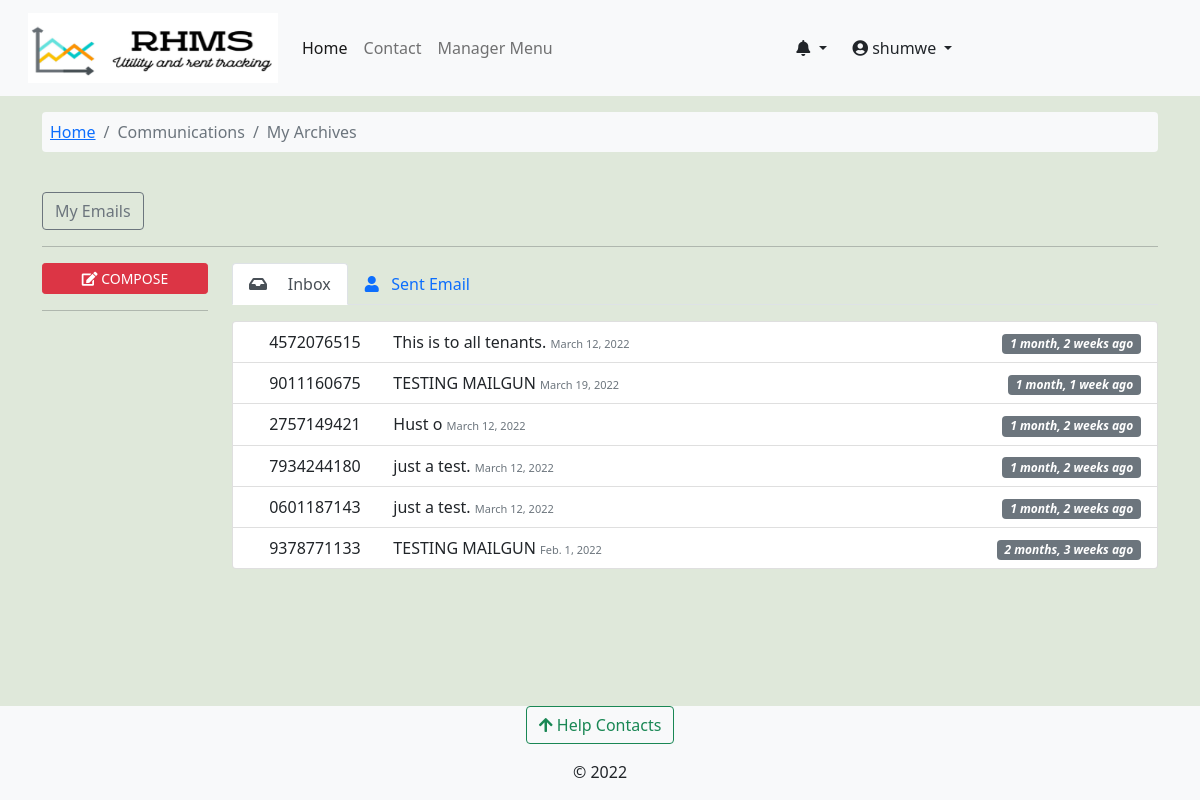
The app's page /core/email_archive_view/niagra-bumnsd-sd-djks/my_mails/shumwe/ (signed in) with its own data.
### accounts/models.py (models this page shows, shortened)
class User(AbstractUser):
    avatar = models.ImageField(upload_to=get_avatar_path, default='no-avatar.png')
    is_verified = models.BooleanField(default=False)
    is_tenant = models.BooleanField(default=False)
    is_manager = models.BooleanField(default=False)

### core/models.py (models this page shows, shortened)
class ManagerTenantCommunication(models.Model):
    ref_number = models.CharField(max_length=12, unique=True, null=True, blank=True)
    sent_to = models.ManyToManyField(Tenants,blank=True)
    send_to_all = models.BooleanField(default=False)
    sent_by = models.ForeignKey(Managers, on_delete=models.CASCADE)
    building = models.ForeignKey(Building, on_delete=models.CASCADE)
    subject = models.CharField(max_length=100)
    body = models.TextField()
    created = models.DateTimeField(default=datetime.datetime.now)
    updated = models.DateTimeField(auto_now=True)
    retract = models.BooleanField(default=False)
    class Meta:
        verbose_name_plural = 'Archives | Manager E-Mails'

### core/views.py (the view)
# urls.py: path('email_archive_view/<slug:building_slug>/my_mails/<slug:username>/', views.my_mails, name='my_mails'),
@login_required
def my_mails(request,building_slug,username):
    building = Building.objects.get(slug=building_slug)
    user = request.user
    if not user.is_tenant:
        return redirect('profile')
    else:
        tenant = Tenants.objects.get(associated_account__username=username)
        type_click = request.GET.get('type', 'inbox')
        if 'sent' in type_click:
            mails = TenantEmails.objects.filter(sent_by=tenant,building=building).order_by('-created')[:14]
        elif 'inbox' in type_click:
            general_mails = ManagerTenantCommunication.objects.filter(building=building,send_to_all=True,retract=False
                                                                      ).order_by('-created')[:7]
            my_mails = ManagerTenantCommunication.objects.filter(sent_to=tenant,retract=False
                                                                 ).order_by('-created')[:7]
            mails = general_mails|my_mails
        else:
            messages.info(request, 'Action forbidden!!! Redirected to inbox.')
            return redirect('core:my_mails', building_slug=building.slug, username=tenant.associated_account.username)
    context = {
        'mails': mails,'building':building,'tenant':tenant,
        }
    return render(request, 'core/my_email_archive_list.html', context)

### accounts/context_processors.py (called while the page is built)
def get_notifications(request):
    user = request.user
    if user.is_authenticated:
        notifications = UserNotifications.objects.filter(
            user_id=user).order_by('-created')[:7]
        return dict(notifications=notifications)
    else:
        return {'false': False}

### complaints/context_processors.py (called while the page is built)
def get_contacts(request):
    user = request.user
    if user.is_authenticated:
        if user.is_tenant:
            tenant = Tenants.objects.get(associated_account=user)
            building = Building.objects.get(id=tenant.rented_unit.building_id)
            contacts = HelpContacts.objects.filter(associated_building=building)
            return dict(contacts=contacts)
        elif user.is_manager:
            contacts = HelpContacts.objects.all()
            return dict(contacts=contacts)
        else:
            contacts = HelpContacts.objects.filter(make_publicly_available=True)
            return dict(contacts=contacts)
    else:
        contacts = HelpContacts.objects.filter(make_publicly_available=True)
        return dict(contacts=contacts)

### rental_property/context_processors.py (called while the page is built)
def my_managed_buildings(request):
    user_instance = request.user
    if user_instance.is_authenticated:
        manager_instance = Managers.objects.filter(associated_account=user_instance)[:1]
        managed_buildings = Building.objects.filter(manager=manager_instance)
        return dict(managed_buildings=managed_buildings)
    else:
        return {'False': False,}

### core/templates/core/my_email_archive_list.html (shortened to what this page needs)
{% extends 'base.html' %}
{% load humanize %}
{% block content %}
<nav class="container mt-3">
    <ol class="breadcrumb bg-light p-2 rounded-2">
        <li class="breadcrumb-item "><a href="{% url 'operational-buildings' %}">Home</a></li>
        <li class="breadcrumb-item active">Communications </li>
        <li class="breadcrumb-item active"> My Archives </li>
    </ol>
  </nav>
<div class="container mt-4 mb-4">
    <div class="row">
        <div class="col-sm-3 col-md-2">
            <div class="btn-group">
                <button type="button" class="btn btn-outline-secondary">
                    My Emails
                </button>
            </div>
        </div>
        </div>
    <hr />
    <div class="row ml-2">
        <div class="col-sm-3 col-md-2">
            <a href="{% url 'core:send_email_to_manager' building.slug tenant.associated_account.username %}" class="col-12 btn btn-danger btn-sm btn-block" role="button">
                <em class="fa fa-edit"></em> COMPOSE</a>
            <hr />
        </div>
        <div class="col-sm-9 col-md-10">
            <ul class="nav nav-tabs mb-3">
                <li class="nav-item">
                    <a class="nav-link active" href="?type=inbox">
                    <span class="fa fa-inbox"> </span> &nbsp;&nbsp;&nbsp; Inbox</a>
                </li>
                <li class="nav-item">
                    <a class="nav-link" href="?type=sent">
                    <span class="fa fa-user"></span>&nbsp;&nbsp;&nbsp;Sent Email</a>
                </li>
            </ul>
            <div>
                <div class="active">
                    <div class="list-group">
                        {% for c in mails %}
                        <a href="
                        {% if c.body %}
                        {% url 'core:my_archive_details' building.slug tenant.associated_account.username c.ref_number %}
                        {% else %}
                        {% url 'core:view_tenant_archive' building.slug tenant.associated_account.username c.ref_number %}
                        {% endif %}"
                        class="list-group-item">
                            <span class="fa fa-star-o"></span>
                            <span class="name" style="min-width: 120px; display: inline-block;">{{c.ref_number}} </span>
                                <span class="">{{ c.subject }}</span>
                                <span class="text-muted" style="font-size: 11px;"> {{c.created|naturalday}} </span>
                                <span class="pull-right">
                                    <em class="badge bg-secondary">{{ c.created|naturaltime }}</em>
                            </span>
                        </a>
                        {% empty %}
                        <div class="bg-danger">
                            <p class="strong"> Sorry, there's nothing to display.</p>
                        </div>
                        {% endfor %}
                    </div>
                </div>
            </div>
        </div>
    </div>
</div>
{% endblock content %}

### templates/base.html (shortened to what this page needs)
<!doctype html>
<html lang="en">
  {% load static %}
  {% load i18n %}
  <head>
    {% load pwa %}
    <link href="https://cdn.jsdelivr.net/npm/bootstrap@5.0.2/dist/css/bootstrap.min.css" rel="stylesheet">
    <link type="text/css" href="{% static 'css/main.css' %}" rel="stylesheet">
    <link rel="stylesheet" href="https://cdnjs.cloudflare.com/ajax/libs/font-awesome/4.7.0/css/font-awesome.min.css">
    <link rel="stylesheet" href="https://pro.fontawesome.com/releases/v5.11.2/css/all.css">
  </head>
  <body class="d-flex flex-column min-vh-100" style="background-color: #dfe8da;">
    <nav class="navbar navbar-expand-lg navbar-light bg-light" aria-label="main-nav">
        <div class="container-fluid">
          <a class="navbar-brand align" href="{% url 'operational-buildings' %}">
                <div class="d-flex">
                    <div class="ms-3 d-flex flex-column">
                      <img src="{% static 'img/rhms_logo2.png' %}" alt="logo" width="250" height="70"/>
                    </div>
                </div>
            </a>
            <div class="collapse navbar-collapse" id="mynav">
                <ul class="navbar-nav mb-lg-0">
                    <li class="nav-item"> <a class="nav-link active" aria-current="page" href="{% url 'operational-buildings' %}">Home</a> </li>
                    <li class="nav-item"> <a class="nav-link" aria-current="page" href="{% url 'core:contact' %}">Contact</a> </li>
                    {% if user.is_manager %}
                    <li class="nav-item"> <a class="nav-link" data-bs-toggle="offcanvas" href="#hrmsCanvas" role="button" aria-controls="hrmsCanvas">Manager Menu</a> </li>
                    {% endif %}
                </ul>
                </div>
                {% if request.user.is_authenticated %}
                <div class="collapse navbar-collapse" id="mynav">
                  <div class="dropdown">
                    <a href="#" class="btn dropdown-toggle" type="button" id="messagesDrop" data-bs-toggle="dropdown" aria-haspopup="true" aria-expanded="false">
                      <em class="fas fa-bell"></em>
                    </a>
                      {% load humanize %}
                  </div>
                <div class="collapse navbar-collapse" id="mynav">
                  <div class="dropdown">
                    <a href="#" class="btn dropdown-toggle" type="button" id="dropdownMenuButton" data-bs-toggle="dropdown" aria-haspopup="true" aria-expanded="false">
                      <em class="fas fa-user-circle"></em> {{ request.user.username }}
                    </a>
                  </div>
                </div>
                {% endif %}
            </div>
    </nav>
    {% block content %}	{% endblock content%}
    <footer class="mt-auto bg-light">
      <div class="mb-3 text-center">
      <button class="btn btn-outline-success" type="button" data-bs-toggle="offcanvas" data-bs-target="#contactsOffcanvas" aria-controls="contactsOffcanvas"><em class="fas fa-arrow-upfas fa-arrow-up"></em> Help Contacts</button>
      </div>
      <div>
        <p class="text-center ">&copy; 2022</p>
  </footer>
  </body>
</html>

### staticfiles/css/main.css (style rules this page uses)
:root { --header-height: 3rem; --nav-width: 68px; --first-color-light: #AFA5D9; --white-color: #F7F6FB; --body-font: 'Nunito', sans-serif; --normal-font-size: 1rem; --z-fixed: 100 }

### records on screen
User: user.username "shumwe"
ManagerTenantCommunication: ref_number "4572076515", subject "This is to all tenants.", created "March 12, 2022", created "1 month, 2 weeks ago"
ManagerTenantCommunication: ref_number "9011160675", subject "TESTING MAILGUN", created "March 19, 2022", created "1 month, 1 week ago"
ManagerTenantCommunication: ref_number "2757149421", subject "Hust o", created "March 12, 2022", created "1 month, 2 weeks ago"
ManagerTenantCommunication: ref_number "7934244180", subject "just a test.", created "March 12, 2022", created "1 month, 2 weeks ago"
ManagerTenantCommunication: ref_number "0601187143", subject "just a test.", created "March 12, 2022", created "1 month, 2 weeks ago"
ManagerTenantCommunication: ref_number "9378771133", subject "TESTING MAILGUN", created "Feb. 1, 2022", created "2 months, 3 weeks ago"
